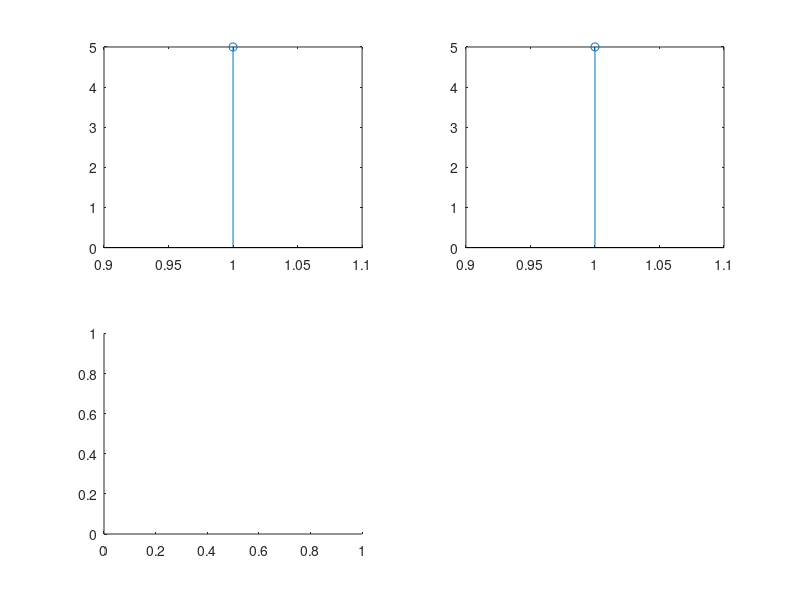

MATLAB code to generate this figure: (Note: this script raises an error after producing the figure.)

%Input
n = input('input number');

B=flip(n);
%operation

subplot(2,2,1);
stem(n);
subplot(2,2,2);
stem(B);
subplot(2,2,3);
even=(n+B)/2;
stem(Even);
subplot(2,3,4);
Odd=(n-B)/2;
stem(Odd);